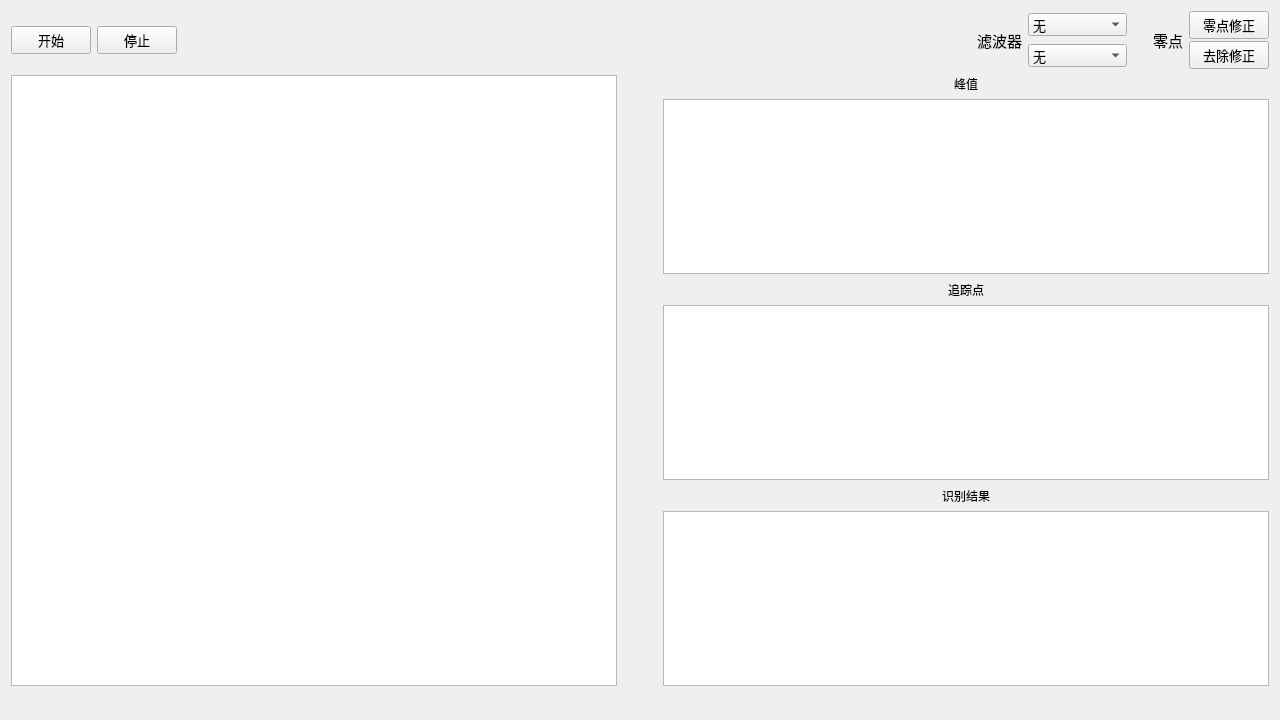
<?xml version="1.0" encoding="UTF-8"?>
<ui version="4.0">
 <class>Form</class>
 <widget class="QWidget" name="Form">
  <property name="geometry">
   <rect>
    <x>0</x>
    <y>0</y>
    <width>1280</width>
    <height>720</height>
   </rect>
  </property>
  <property name="windowTitle">
   <string>Form</string>
  </property>
  <layout class="QGridLayout" name="gridLayout">
   <item row="0" column="0">
    <layout class="QHBoxLayout" name="horizontalLayout">
     <item>
      <widget class="QPushButton" name="button_start">
       <property name="font">
        <font>
         <family>Arial</family>
         <pointsize>10</pointsize>
        </font>
       </property>
       <property name="text">
        <string>开始</string>
       </property>
      </widget>
     </item>
     <item>
      <widget class="QPushButton" name="button_stop">
       <property name="font">
        <font>
         <family>Arial</family>
         <pointsize>10</pointsize>
        </font>
       </property>
       <property name="text">
        <string>停止</string>
       </property>
      </widget>
     </item>
     <item>
      <spacer name="horizontalSpacer_3">
       <property name="orientation">
        <enum>Qt::Horizontal</enum>
       </property>
       <property name="sizeHint" stdset="0">
        <size>
         <width>258</width>
         <height>20</height>
        </size>
       </property>
      </spacer>
     </item>
     <item>
      <widget class="QLabel" name="label_6">
       <property name="font">
        <font>
         <family>Arial</family>
         <pointsize>11</pointsize>
        </font>
       </property>
       <property name="text">
        <string>滤波器</string>
       </property>
      </widget>
     </item>
     <item>
      <layout class="QVBoxLayout" name="verticalLayout_3">
       <item>
        <widget class="QComboBox" name="combo_filter_frame">
         <property name="font">
          <font>
           <family>Arial</family>
           <pointsize>10</pointsize>
          </font>
         </property>
         <item>
          <property name="text">
           <string>无</string>
          </property>
         </item>
         <item>
          <property name="text">
           <string>并联抵消-轻</string>
          </property>
         </item>
         <item>
          <property name="text">
           <string>并联抵消-中</string>
          </property>
         </item>
         <item>
          <property name="text">
           <string>并联抵消-重</string>
          </property>
         </item>
        </widget>
       </item>
       <item>
        <widget class="QComboBox" name="combo_filter_time">
         <property name="font">
          <font>
           <family>Arial</family>
           <pointsize>10</pointsize>
          </font>
         </property>
         <item>
          <property name="text">
           <string>无</string>
          </property>
         </item>
         <item>
          <property name="text">
           <string>RC-轻</string>
          </property>
         </item>
         <item>
          <property name="text">
           <string>RC-重</string>
          </property>
         </item>
         <item>
          <property name="text">
           <string>中值-短</string>
          </property>
         </item>
         <item>
          <property name="text">
           <string>中值-长</string>
          </property>
         </item>
         <item>
          <property name="text">
           <string>中值-极长</string>
          </property>
         </item>
         <item>
          <property name="text">
           <string>均值-短</string>
          </property>
         </item>
         <item>
          <property name="text">
           <string>均值-长</string>
          </property>
         </item>
         <item>
          <property name="text">
           <string>均值-极长</string>
          </property>
         </item>
        </widget>
       </item>
      </layout>
     </item>
     <item>
      <spacer name="horizontalSpacer_4">
       <property name="orientation">
        <enum>Qt::Horizontal</enum>
       </property>
       <property name="sizeType">
        <enum>QSizePolicy::Preferred</enum>
       </property>
       <property name="sizeHint" stdset="0">
        <size>
         <width>20</width>
         <height>20</height>
        </size>
       </property>
      </spacer>
     </item>
     <item>
      <widget class="QLabel" name="label_7">
       <property name="font">
        <font>
         <family>Arial</family>
         <pointsize>11</pointsize>
        </font>
       </property>
       <property name="text">
        <string>零点</string>
       </property>
      </widget>
     </item>
     <item>
      <layout class="QVBoxLayout" name="verticalLayout_2">
       <property name="spacing">
        <number>2</number>
       </property>
       <item>
        <widget class="QPushButton" name="button_set_zero">
         <property name="font">
          <font>
           <family>Arial</family>
           <pointsize>10</pointsize>
          </font>
         </property>
         <property name="text">
          <string>零点修正</string>
         </property>
        </widget>
       </item>
       <item>
        <widget class="QPushButton" name="button_abandon_zero">
         <property name="font">
          <font>
           <family>Arial</family>
           <pointsize>10</pointsize>
          </font>
         </property>
         <property name="text">
          <string>去除修正</string>
         </property>
        </widget>
       </item>
      </layout>
     </item>
    </layout>
   </item>
   <item row="1" column="0">
    <layout class="QHBoxLayout" name="horizontalLayout_2">
     <item>
      <widget class="GraphicsLayoutWidget" name="fig_image">
       <property name="sizePolicy">
        <sizepolicy hsizetype="Expanding" vsizetype="Expanding">
         <horstretch>0</horstretch>
         <verstretch>0</verstretch>
        </sizepolicy>
       </property>
       <property name="font">
        <font>
         <family>SimSun-ExtB</family>
         <pointsize>16</pointsize>
        </font>
       </property>
      </widget>
     </item>
     <item>
      <spacer name="horizontalSpacer">
       <property name="orientation">
        <enum>Qt::Horizontal</enum>
       </property>
       <property name="sizeType">
        <enum>QSizePolicy::Preferred</enum>
       </property>
       <property name="sizeHint" stdset="0">
        <size>
         <width>40</width>
         <height>20</height>
        </size>
       </property>
      </spacer>
     </item>
     <item>
      <layout class="QVBoxLayout" name="verticalLayout">
       <item>
        <widget class="QLabel" name="label">
         <property name="text">
          <string>峰值</string>
         </property>
         <property name="alignment">
          <set>Qt::AlignCenter</set>
         </property>
        </widget>
       </item>
       <item>
        <widget class="GraphicsLayoutWidget" name="fig_0">
         <property name="font">
          <font>
           <family>SimSun-ExtB</family>
           <pointsize>16</pointsize>
          </font>
         </property>
        </widget>
       </item>
       <item>
        <spacer name="verticalSpacer_2">
         <property name="orientation">
          <enum>Qt::Vertical</enum>
         </property>
         <property name="sizeType">
          <enum>QSizePolicy::Preferred</enum>
         </property>
         <property name="sizeHint" stdset="0">
          <size>
           <width>20</width>
           <height>18</height>
          </size>
         </property>
        </spacer>
       </item>
       <item>
        <widget class="QLabel" name="label_3">
         <property name="text">
          <string>追踪点</string>
         </property>
         <property name="alignment">
          <set>Qt::AlignCenter</set>
         </property>
        </widget>
       </item>
       <item>
        <widget class="GraphicsLayoutWidget" name="fig_1">
         <property name="font">
          <font>
           <family>SimSun-ExtB</family>
           <pointsize>16</pointsize>
          </font>
         </property>
        </widget>
       </item>
       <item>
        <spacer name="verticalSpacer_3">
         <property name="orientation">
          <enum>Qt::Vertical</enum>
         </property>
         <property name="sizeType">
          <enum>QSizePolicy::Preferred</enum>
         </property>
         <property name="sizeHint" stdset="0">
          <size>
           <width>20</width>
           <height>18</height>
          </size>
         </property>
        </spacer>
       </item>
       <item>
        <widget class="QLabel" name="label_2">
         <property name="text">
          <string>识别结果</string>
         </property>
         <property name="alignment">
          <set>Qt::AlignCenter</set>
         </property>
        </widget>
       </item>
       <item>
        <widget class="GraphicsLayoutWidget" name="fig_2">
         <property name="font">
          <font>
           <family>SimSun-ExtB</family>
           <pointsize>16</pointsize>
          </font>
         </property>
        </widget>
       </item>
      </layout>
     </item>
    </layout>
   </item>
   <item row="2" column="0">
    <widget class="QLabel" name="console_out">
     <property name="font">
      <font>
       <family>Arial</family>
       <pointsize>11</pointsize>
      </font>
     </property>
     <property name="text">
      <string/>
     </property>
    </widget>
   </item>
  </layout>
 </widget>
 <customwidgets>
  <customwidget>
   <class>GraphicsLayoutWidget</class>
   <extends>QGraphicsView</extends>
   <header location="global">pyqtgraph</header>
  </customwidget>
 </customwidgets>
 <resources/>
 <connections/>
</ui>
